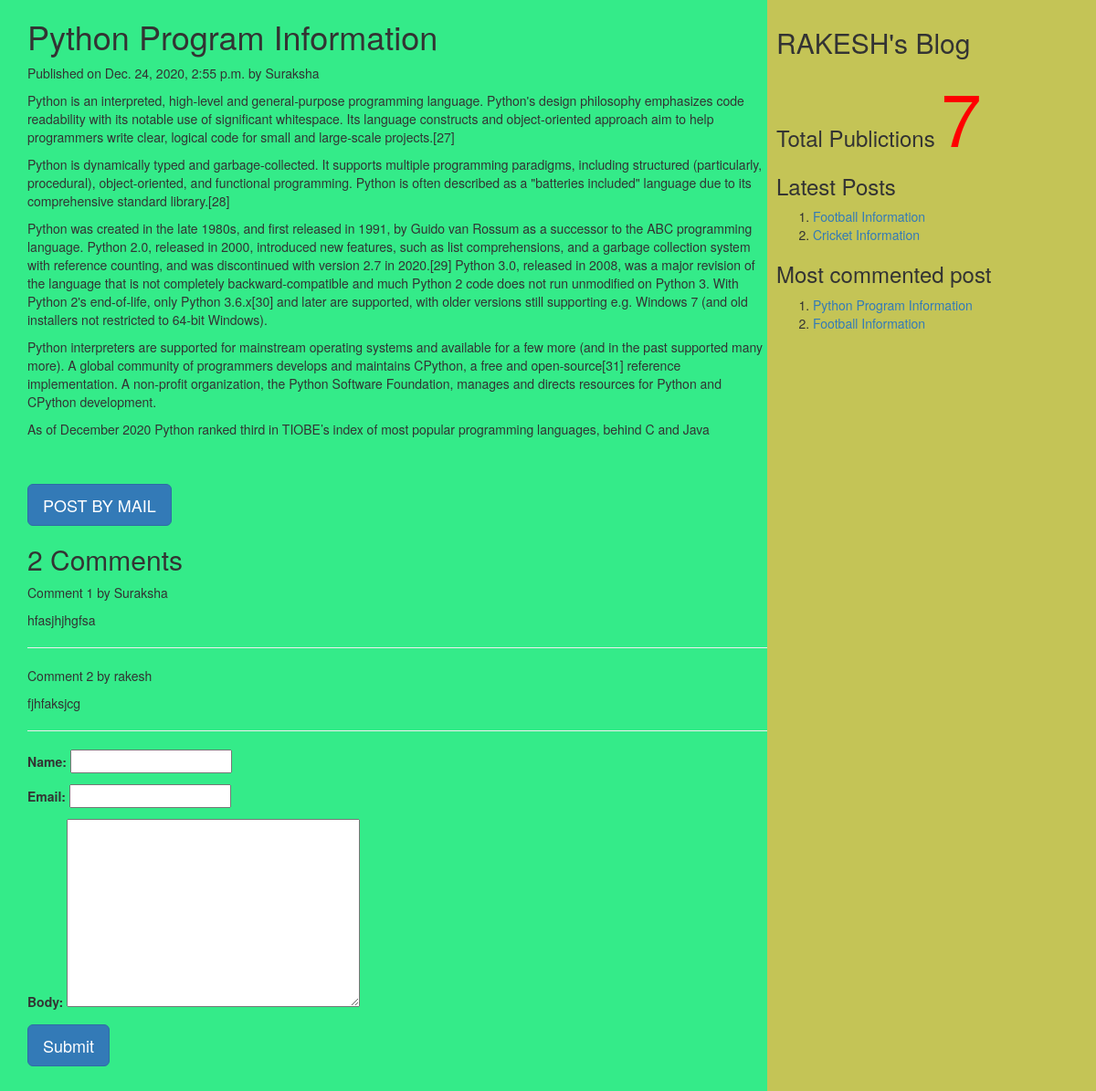
/2020/12/24/python-program-information, run on the app's committed database.
### myApp/models.py (models this page shows, shortened)
class Post(models.Model):
          tags=TaggableManager()
          STATUS_CHOICES=(('draft','Draft'),('published','Published'))
          title=models.CharField(max_length=256)
          slug=models.SlugField(max_length=264,unique_for_date='publish')
          author=models.ForeignKey(User,related_name='blog_posts',on_delete= models.CASCADE)
          body=models.TextField()
          publish=models.DateTimeField(default=timezone.now)
          created=models.DateTimeField(auto_now_add=True)
          updated=models.DateTimeField(auto_now=True)
          status= models.CharField(max_length=10,choices=STATUS_CHOICES,default='draft')
          objects=CustomManager()
          class Meta:
                ordering=('-publish',)
          def get_absolute_url(self):
                return reverse('post_detail',args=[self.publish.year,self.publish.strftime('%m'),self.publish.strftime('%d'),self.slug])

class Comment(models.Model):
    post=models.ForeignKey(Post,related_name="comments",on_delete=models.CASCADE)
    name=models.CharField(max_length=50)
    email=models.EmailField()
    body=models.TextField()
    created=models.DateTimeField(auto_now_add=True)
    updated=models.DateTimeField(auto_now=True)
    active=models.BooleanField(default=True)
    class Meta:
        ordering=('created',)

### myApp/views.py (the view, shortened to what this page needs)
# urls.py: url(r'(?P<year>\d{4})/(?P<month>\d{2})/(?P<day>\d{2})/(?P<post>[-\w]+)',views.post_detail_view,name='post_detail'),
def post_detail_view(request,year,month,day,post):
    post=get_object_or_404(Post,slug=post,publish__year=year,publish__month=month,publish__day=day)
    comments=post.comments.filter(active=True)
    csubmit=False
    form=CommentForm()
    d={'post':post,'form':form,'csubmit':csubmit,'comments':comments}
    return render(request,'myApp/post_detail.html',d)

### myApp/forms.py
class CommentForm(forms.ModelForm):
    class Meta:
        model=Comment
        fields=('name','email','body')

### myApp/models.py (called while the page is built)
    def get_queryset(self):
        return super().get_queryset().filter(status='published')

### myApp/templatetags/mytags.py (called while the page is built)
@register.simple_tag
def total_posts():
    return Post.objects.count()

@register.inclusion_tag('myApp/latest_post.html')
def show_latest_posts(count=3):
    latest_posts=Post.objects.order_by('-publish')[:count]
    return {'latest_posts':latest_posts}

@register.simple_tag
def get_most_commented_posts(count=2):
    return Post.objects.annotate(total_comments=Count('comments')).order_by('-total_comments')[:count]

### templates/myApp/post_detail.html (shortened to what this page needs)
<html>
    {%extends 'myApp/parent.html'%}
        {%block content_block%}
        <h1>{{post.title}}</h1>
        <p>Published on {{post.publish}} by {{post.author|title}}</p>
        {{post.body|linebreaks}} <br><br>
        <a href="/{{post.id}}/share" class='btn btn-lg btn-primary'>POST BY MAIL</a>
        {%with comments.count as comments_count%}
        <h2>{{comments_count}} Comment{{comments_count|pluralize}}</h2>
        {%endwith%}
        {%if comments%}
         {%for c in comments%}
         <p>Comment {{forloop.counter}} by {{c.name}}</p>
        <div>{{c.body|linebreaks}}</div>
        <hr>
        {%endfor%}
        {%else%}
         <p style="color:blue;font-size:30px;font-style:bold;border-bottom:1px red solid;">There are no comments</p>
        {%endif%}
         {%if csubmit%}
         <h2>Thank you..Your comment has been added successfully!!</h2>
         {%else%}
         <form  method="post">
           {{form.as_p}}
           <input type="submit" class='btn btn-lg btn-primary' value="Submit">
         </form>
         {%endif%}
        {%endblock%}

### templates/myApp/parent.html (shortened to what this page needs)
<html>
{%load mytags%}
    <head>
        <link rel="stylesheet" href="https://maxcdn.bootstrapcdn.com/bootstrap/3.3.7/css/bootstrap.min.css">
    </head>
    <body>
        <div class="content" style="width:70%;float:left;background-color:#34eb89;height:500%;padding:0 0 0 30px">
              {%block content_block%}
              {%endblock%}
        </div>
        <div class="sidebar" style="width:30%;float:right;background-color:#c4c456;height:500%;padding:10px">
            <h2>RAKESH's Blog</h2>
            <h3>Total Publictions
              <span style="color:red;font-size:80px">
              {%total_posts%}</span>
              <h3>Latest Posts</h3>
              {% show_latest_posts 2 %}
              <h3>Most commented post</h3>
              {%get_most_commented_posts as m%}
              <ol>
                {%for post in m%}
                <li><a href="{{post.get_absolute_url}}">{{post.title}}</a></li>
                {%endfor%}
              </ol>
            </h3>
        </div>
    </body>
</html>

### templates/myApp/latest_post.html
<!DOCTYPE html>
<html lang="en" dir="ltr">
  <body>
    <ol>
    {%for post in latest_posts%}
    <li><a href="{{post.get_absolute_url}}">{{post.title}}</a></li>
    {%endfor%}
    </ol>
  </body>
</html>

### data on the page
Post: title "Python Program Information", publish "Dec. 24, 2020, 2:55 p.m.", author "Suraksha", body "Python is an interpreted, high-level and general-purpose programming language. Python's design philosophy emphasizes code readability with its notable use of significant whitespace. Its language constructs and object-oriented approach aim to help programmers write clear, logical code for small and large-scale projects.[27] Python is dynamically typed and garbage-collected. It supports multiple programming paradigms, including structured (particularly, procedural), object-oriented, and functional programming. Python is often described as a \"batteries included\" language due to its comprehensive standard library.[28] Python was created in the late 1980s, and first released in 1991, by Guido…"
Comment: name "Suraksha", body "hfasjhjhgfsa"
Comment: name "rakesh", body "fjhfaksjcg"
Post: title "Football Information"
Post: title "Cricket Information"

### other printed values
{{ comments_count }} "2"
